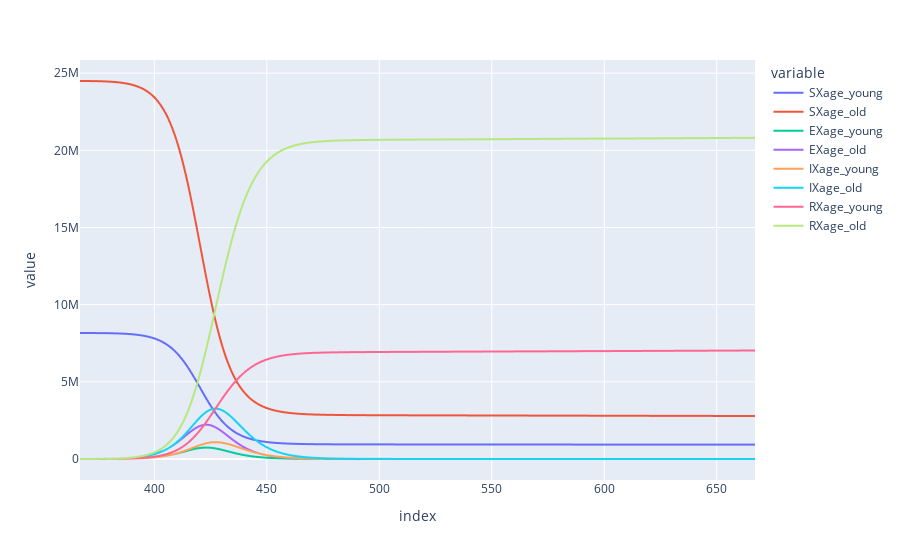

The code cell stored with this chart in its notebook:
### Code cell
plot_compartments(model)

### Figure 1 — Plotly figure (JSON) as saved in the notebook; plotly's stock layout.template omitted (floating-point values rounded to 4 significant figures; data arrays with more than 128 entries replaced by an {"elided": "..."} marker saying what was removed)
{"data": [{"hovertemplate": "variable=SXage_young<br>index=%{x}<br>value=%{y}<extra></extra>", "legendgroup": "SXage_young", "line": {"color": "#636efa", "dash": "solid"}, "marker": {"symbol": "circle"}, "mode": "lines", "name": "SXage_young", "showlegend": true, "type": "scattergl", "x": {"elided": "301 int values"}, "xaxis": "x", "y": {"elided": "301 float values"}, "yaxis": "y"}, {"hovertemplate": "variable=SXage_old<br>index=%{x}<br>value=%{y}<extra></extra>", "legendgroup": "SXage_old", "line": {"color": "#EF553B", "dash": "solid"}, "marker": {"symbol": "circle"}, "mode": "lines", "name": "SXage_old", "showlegend": true, "type": "scattergl", "x": {"elided": "301 int values"}, "xaxis": "x", "y": {"elided": "301 float values"}, "yaxis": "y"}, {"hovertemplate": "variable=EXage_young<br>index=%{x}<br>value=%{y}<extra></extra>", "legendgroup": "EXage_young", "line": {"color": "#00cc96", "dash": "solid"}, "marker": {"symbol": "circle"}, "mode": "lines", "name": "EXage_young", "showlegend": true, "type": "scattergl", "x": {"elided": "301 int values"}, "xaxis": "x", "y": {"elided": "301 float values"}, "yaxis": "y"}, {"hovertemplate": "variable=EXage_old<br>index=%{x}<br>value=%{y}<extra></extra>", "legendgroup": "EXage_old", "line": {"color": "#ab63fa", "dash": "solid"}, "marker": {"symbol": "circle"}, "mode": "lines", "name": "EXage_old", "showlegend": true, "type": "scattergl", "x": {"elided": "301 int values"}, "xaxis": "x", "y": {"elided": "301 float values"}, "yaxis": "y"}, {"hovertemplate": "variable=IXage_young<br>index=%{x}<br>value=%{y}<extra></extra>", "legendgroup": "IXage_young", "line": {"color": "#FFA15A", "dash": "solid"}, "marker": {"symbol": "circle"}, "mode": "lines", "name": "IXage_young", "showlegend": true, "type": "scattergl", "x": {"elided": "301 int values"}, "xaxis": "x", "y": {"elided": "301 float values"}, "yaxis": "y"}, {"hovertemplate": "variable=IXage_old<br>index=%{x}<br>value=%{y}<extra></extra>", "legendgroup": "IXage_old", "line": {"color": "#19d3f3", "dash": "solid"}, "marker": {"symbol": "circle"}, "mode": "lines", "name": "IXage_old", "showlegend": true, "type": "scattergl", "x": {"elided": "301 int values"}, "xaxis": "x", "y": {"elided": "301 float values"}, "yaxis": "y"}, {"hovertemplate": "variable=RXage_young<br>index=%{x}<br>value=%{y}<extra></extra>", "legendgroup": "RXage_young", "line": {"color": "#FF6692", "dash": "solid"}, "marker": {"symbol": "circle"}, "mode": "lines", "name": "RXage_young", "showlegend": true, "type": "scattergl", "x": {"elided": "301 int values"}, "xaxis": "x", "y": {"elided": "301 float values"}, "yaxis": "y"}, {"hovertemplate": "variable=RXage_old<br>index=%{x}<br>value=%{y}<extra></extra>", "legendgroup": "RXage_old", "line": {"color": "#B6E880", "dash": "solid"}, "marker": {"symbol": "circle"}, "mode": "lines", "name": "RXage_old", "showlegend": true, "type": "scattergl", "x": {"elided": "301 int values"}, "xaxis": "x", "y": {"elided": "301 float values"}, "yaxis": "y"}], "layout": {"legend": {"title": {"text": "variable"}, "tracegroupgap": 0}, "margin": {"t": 60}, "xaxis": {"anchor": "y", "domain": [0, 1], "title": {"text": "index"}}, "yaxis": {"anchor": "x", "domain": [0, 1], "title": {"text": "value"}}}}
